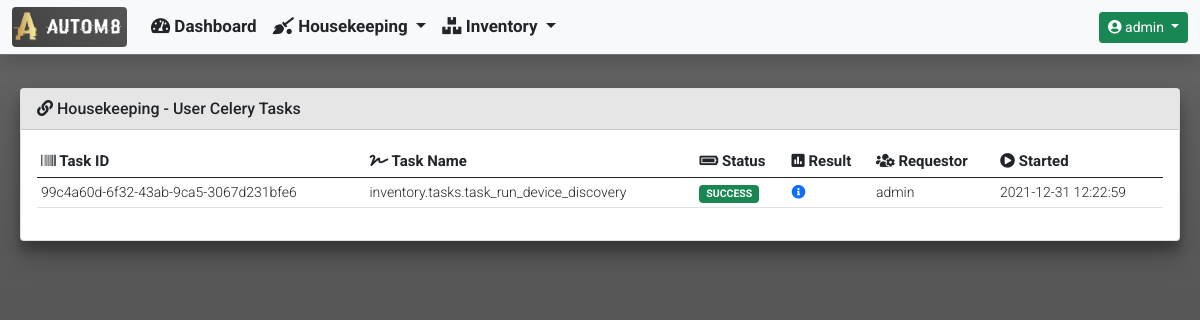
The app's page /housekeeping/ (signed in) with its own data.
### housekeeping/models.py (models this page shows)
class CeleryUserJobResults(models.Model):
    task_id = models.UUIDField(
        primary_key=True,
        default=uuid.uuid4,
        max_length=255
    )
    task_name = models.CharField(max_length=255)
    task_status = models.CharField(max_length=255)
    task_result = models.JSONField(null=True)
    task_requested_by = models.CharField(max_length=255)
    start_time = models.DateTimeField()

### housekeeping/views.py (the view)
def housekeeping_celery_user_tasks(request):
    tasks_list = CeleryUserJobResults.objects.all().order_by('-start_time')
    context = {
            'title': 'Housekeeping - Celery User Tasks',
            'card_header': 'Housekeeping - User Celery Tasks',
            'data': {
                'tasks_list': tasks_list
            }
        }
    if tasks.stats():
        data = {
            'celery_information': {
                'celery_statistics': tasks.stats(),
                'registered_tasks': tasks.registered_tasks()[hostname],
                'scheduled_tasks': tasks.scheduled()[hostname],
                'active_tasks': tasks.active()[hostname],
                'reserved_tasks': tasks.reserved()
            }
        }
        context['data'].update(data)
        return render(
            request,
            'housekeeping/housekeeping_celery_user_tasks.html',
            context
        )
    else:
        return render(
                request,
                'housekeeping/housekeeping_celery_user_tasks.html',
                context
            )

### templates/housekeeping/housekeeping_celery_user_tasks.html (shortened to what this page needs)
{% extends "base_template/base.html"%}
{% block content %}
{% if data.tasks_list %}
<div class="col-md-12">
    <div class="table-responsive rounded">
        <table id="celery_completed_tasks" class="table table-hover table-sm" style="width:100%">
            <thead>
                <tr>
                    <th><i class="fas fa-barcode"></i> Task ID</th>
                    <th><i class="fas fa-signature"></i> Task Name</th>
                    <th><i class="fas fa-battery-full"></i> Status</th>
                    <th><i class="fas fa-poll"></i> Result</th>
                    <th><i class="fas fa-users-cog"></i> Requestor</th>
                    <th><i class="fas fa-play-circle"></i> Started</th>
                </tr>
            </thead>
            <tbody>
                {% for completed_task in data.tasks_list %}
                <tr>
                    <td>{{ completed_task.task_id }}</td>
                    <td>{{ completed_task.task_name }}</td>
                    <td>
                        {% if 'SUCCESS' in completed_task.task_status %}
                            <span class="badge bg-success">{{ completed_task.task_status }}</span>
                        {% else %}
                            <span class="badge bg-danger">{{ completed_task.task_status }}</span>
                        {% endif %}
                    </td>
                    <td>
                        <a href="#" data-bs-toggle="modal" data-bs-target="#task_result_modal_{{ completed_task.task_id }}">
                            <i class="fas fa-info-circle"></i>
                        </a>
                    </td>
                    <td>{{ completed_task.task_requested_by }}</td>
                    <td>{{ completed_task.start_time|date:"Y-m-d H:i:s" }}</td>
                </tr>
                {% endfor %}
            </tbody>
        </table>
    </div>
</div>
{% endif %}
{% endblock %}

### templates/navbar/navbar.html (shortened to what this page needs)
{% load static %}
{% if user.is_authenticated %}
<nav class="navbar navbar-expand-md navbar-light bg-light fixed-top border-bottom border-secondary shadow">
  <div class="container-fluid">
    <a class="navbar-brand" href="#">
      <img class="rounded" src="{% static 'images/logos/portal_logo.png' %}" width="115" height="40">
    </a>
    <div class="collapse navbar-collapse" id="navbarCollapse">
      <ul class="navbar-nav me-auto mb-2 mb-md-0">
        <li class="nav-item">
          <a class="nav-link text-dark" href="{% url 'dashboard:dashboard' %}">
            <i class="fas fa-tachometer-alt"></i>
            Dashboard
          </a>
        </li>
        <li class="nav-item dropdown">
          <a class="nav-link dropdown-toggle text-dark" href="#" id="InventoryDropdown" role="button"
            data-bs-toggle="dropdown" aria-expanded="false">
            <i class="fas fa-quidditch"></i>
            Housekeeping
          </a>
        </li>
        <li class="nav-item dropdown">
          <a class="nav-link dropdown-toggle text-dark" href="#" id="InventoryDropdown" role="button"
            data-bs-toggle="dropdown" aria-expanded="false">
            <i class="fas fa-boxes"></i>
            Inventory
          </a>
        </li>
      </ul>
      <div class="dropdown">
        <a class="btn btn-sm btn-success dropdown-toggle" href="#" role="button" id="UserProfileDropdown"
          data-bs-toggle="dropdown" aria-expanded="false">
          <i class="fas fa-user-circle"></i>
          {{ user.username }}
        </a>
      </div>
    </div>
  </div>
</nav>
{% endif %}

### static/css/custom.css (style rules this page uses)
nav { font-family: 'Roboto', sans-serif; font-weight: 700; font-size: 17px; height: 55px; top: 0; }
body { font-family: 'Roboto', sans-serif; font-weight: 400; font-size: 14px; overflow-y: scroll; min-height: 70rem; padding-top: 5rem; height: 100%; background: linear-gradient(to top, #e6e6e6, #4b4b4b, #656565) }
th { font-family: 'Roboto', sans-serif; font-weight: 700; font-size: 15px; }
td { font-family: 'Roboto', sans-serif; font-weight: 300; font-size: 14px; }

### records on screen
CeleryUserJobResults: task_id "99c4a60d-6f32-43ab-9ca5-3067d231bfe6", task_name "inventory.tasks.task_run_device_discovery", task_status "SUCCESS", task_requested_by "admin", start_time "2021-12-31 12:22:59"

### other values on screen
{{ user.username }} "admin"
{{ card_header }} "Housekeeping - User Celery Tasks"
